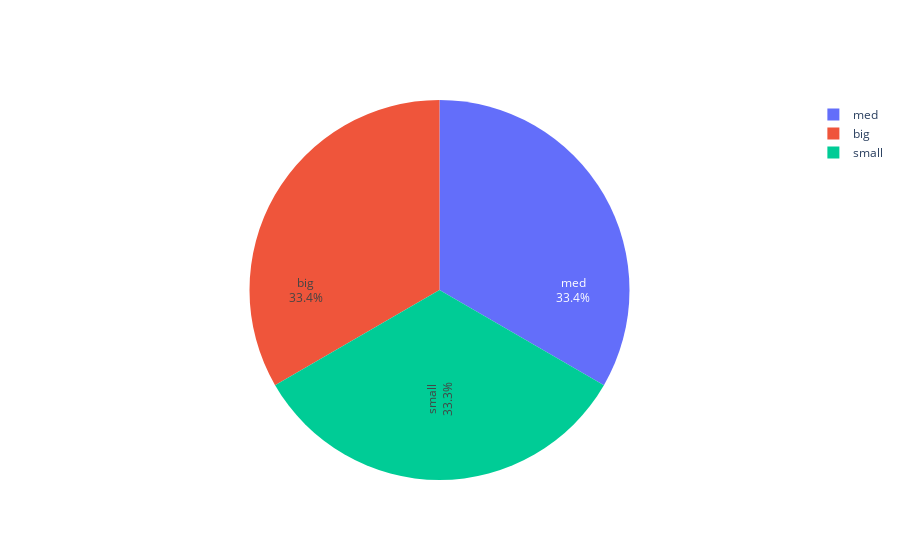

The notebook cell this image was saved under:
### Code cell
# Visualizing the dataset for Size of Luggage Boot


labels = df['Size of Luggage Boot'].value_counts().index
values = df['Size of Luggage Boot'].value_counts().values

colors = df['Size of Luggage Boot']

fig = go.Figure(data = [go.Pie(labels=labels, values=values, textinfo="label+percent",
                              insidetextorientation = "radial", marker=dict(colors=colors))])

fig.show()

### Figure 1 — Plotly figure (JSON) as saved in the notebook; plotly's stock layout.template omitted (floating-point values rounded to 4 significant figures; data arrays with more than 128 entries replaced by an {"elided": "..."} marker saying what was removed)
{"data": [{"insidetextorientation": "radial", "labels": ["med", "big", "small"], "marker": {"colors": {"elided": "1727 str values"}}, "textinfo": "label+percent", "type": "pie", "values": [576, 576, 575]}], "layout": {}}
